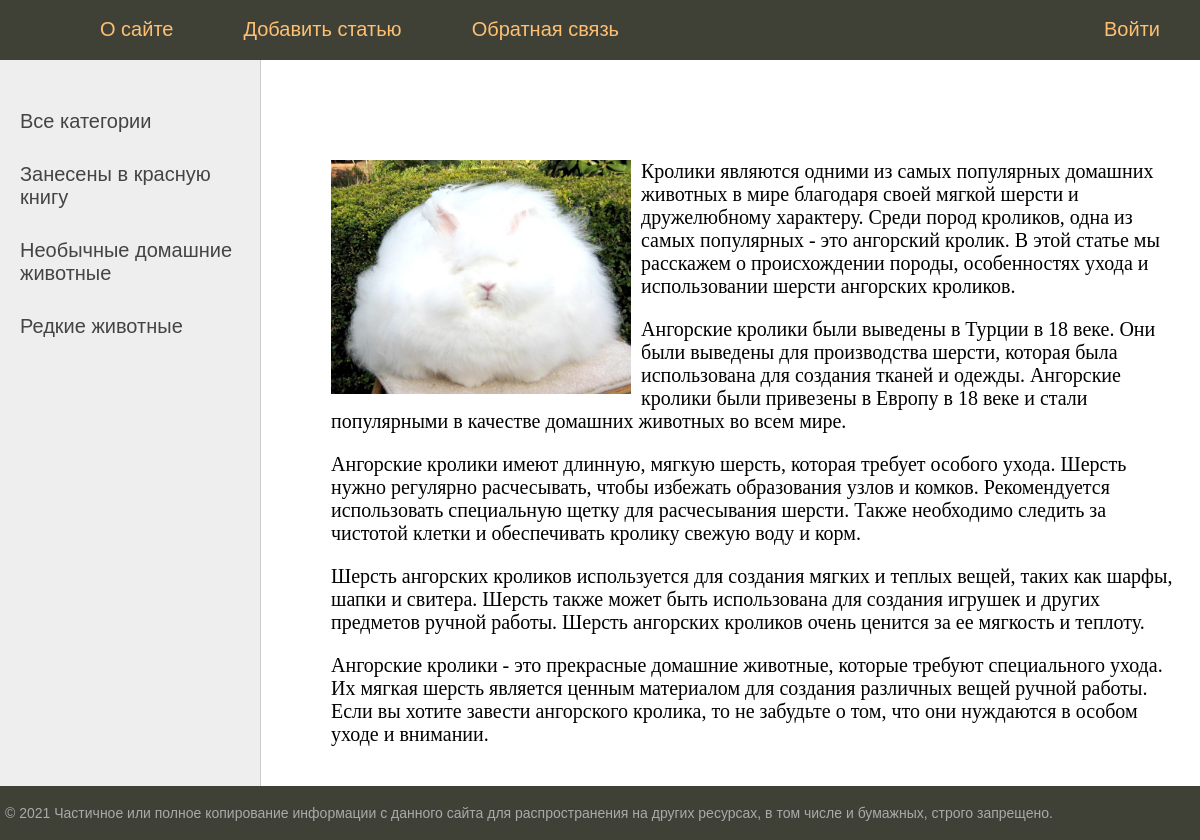
Screenshot of /post/angorskij-krolik/ with the database file from the repository.
### animals/models.py (models this page shows, shortened)
class Category(models.Model):                                                                 # модель Category, которая представляет категории животных
    name = models.CharField(max_length=100, db_index=True, verbose_name="Категория")
    slug = models.SlugField(max_length=255, unique=True, db_index=True, verbose_name="URL")   # slug - уникальная ссылка на страницу категорий
    def get_absolute_url(self):
        return reverse("category", kwargs={"cat_slug": self.slug})
    class Meta:
        verbose_name = 'Категория'
        verbose_name_plural = 'Категории'
        ordering = ['id']

class Animals(models.Model):
    title = models.CharField(max_length=100, verbose_name='Заголовок')
    slug = models.SlugField(max_length=255, unique=True, db_index=True, verbose_name="URL")     # slug - уникальная ссылка на страницу поста
    content = models.TextField(blank=True, verbose_name='Описание')
    photo = models.ImageField(upload_to="photos/%Y/%m/%d/", verbose_name="Фото")
    time_create = models.DateTimeField(auto_now_add=True, verbose_name="Время добавления")
    time_update = models.DateTimeField(auto_now=True, verbose_name="Время изменения")
    time_published = models.BooleanField(default=True,verbose_name="Публикация")
    cat = models.ForeignKey("Category", on_delete=models.PROTECT,verbose_name="Категории")      # запрещает удалять категории, на которые есть ссылки из модели
    class Meta:
        verbose_name = "Необычные животные"
        verbose_name_plural = "Необычные животные"                   # delete "s" in name
        ordering = ["time_create", "title"]                          # sorting order

### animals/views.py (the view)
# urls.py: path("post/<slug:post_slug>/", show_post, name="post"),
def show_post(request, post_slug):
    post = get_object_or_404(
        Animals, slug=post_slug
    )  # выбирает пост с ключом pk(получение конкретной записи из бд)
    context = {
        "post": post,
        "menu": menu,
        "title": post.title,
        "cat_selected": post.cat_id,
    }
    return render(request, "animals/post.html", context=context)

### animals/templatetags/animals_tags.py (called while the page is built)
@register.inclusion_tag('animals/list_categories.html')
def show_categories(sort=None, cat_selected=0):
    if not sort:
        cats = Category.objects.all()
    else:
        cats = Category.objects.order_by(sort)
    return {'cats': cats, "cat_selected": cat_selected}

### animals/templates/animals/post.html (shortened to what this page needs)
{% extends 'animals/base.html' %}
{% block content %}
{% if post.photo %}
<p><img class="img-article-left" src="{{post.photo.url}}"></p>
{% endif %}
{{post.content|linebreaks}}
{% endblock %}

### animals/templates/animals/base.html (shortened to what this page needs)
{% load static %}
{% load animals_tags %}
<!DOCTYPE html>
<html lang="ru">
<head>
    <link type="text/css" href="{% static 'animals/css/styles.css' %}" rel="stylesheet" />
</head>
<body>
    <table class="table-page" border=0 cellpadding="0" cellspacing="0">
        <tr>
            <td valign=top>
                {% block mainmenu %}
                <div class="header">
                    <ul id="mainmenu" class="mainmenu">
                        <li class="logo"><a href="{% url 'home' %}">
                                <div class="logo"></div>
                            </a></li>
                        {% for m in menu %}
                        {% if not forloop.last %}
                        <li><a href="{% url m.url_name %}">{{m.title}}</a></li>
                        {% else %}
                        <li class="last"><a href="{% url m.url_name %}">{{m.title}}</a></li>
                        {% endif %}
                        {% endfor %}
                    </ul>
                </div>
                {% endblock mainmenu %}
                <table class="table-content" border=0 cellpadding="0" cellspacing="0">
                    <tr>
                        <td valign="top" class="left-chapters">
                            <ul id="leftchapters">
                                <li {% if cat_selected == 0 %} class="selected"{% endif %}>
                                  {% if cat_selected == 0 %}
                                    Все категории
                                  {% else %}
                                    <a href="{% url 'home' %}">Все категории</a>
                                  {% endif %}
                                </li>
                                {% show_categories 'name' cat_selected %}
                            </ul>
                        </td>
                        <td valign="top" class="content">
                            <div class="content-text">
                                {% block content %}
                                {% endblock %}
                            </div>
                        </td>
                    </tr>
                </table>
            </td>
        </tr>
        <tr>
            <td valign=top>
                <div id="footer">
                    <p>&copy; 2021 Частичное или полное копирование информации с данного сайта для распространения
                        на других ресурсах, в том числе и бумажных, строго запрещено.</p>
                </div>
            </td>
        </tr>
    </table>
</body>
</html>

### animals/templates/animals/list_categories.html
{% for c in cats %}
{% if c.pk == cat_selected.pk %}
<li class="selected">{{c.name}}</li>
{% else %}
<li><a href="{{ c.get_absolute_url }}">{{c.name}}</a></li>
{% endif %}
{% endfor %}

### animals/static/animals/css/styles.css (style rules this page uses)
html, body { font-family: 'Arial'; margin: 0; padding: 0; height: 100%; width: 100%; color: #444; }
a { color: #0059b2; text-decoration: none; }
img { max-width: 600px; height: auto; }
img.img-article-left { max-width: 300px; height: auto; float: left; padding: 0 10px 10px 0; }
.table-page { width: 100%; height: 100%; vertical-align: top; }
.table-page tr { height: 100%; }
.header { background: #3F4137; height: 60px; }
.logo { background: url('../images/logo.png') no-repeat 10px 5px; width: 70px; height: 60px; }
ul.mainmenu { list-style: none; margin: 0; padding: 0; height: 60px; color: #fdc073; font-size: 20px; overflow: hidden; }
ul.mainmenu li { float: left; margin: 18px 40px 0 30px; }
ul.mainmenu li.logo { margin: 0; }
ul.mainmenu li.last { float: right; }
ul.mainmenu li a { color: #fdc073; text-decoration: none; }
.table-content { width: 100%; min-height: 100%; height: 100%; }
.left-chapters { margin: 0; background: #eee; border-right: 1px solid #ccc; min-height: 100%; }
.left-chapters ul { width: 230px; min-height: 100%; margin: 0; padding: 20px 10px 10px 20px; list-style: none; font-size: 20px; }
.left-chapters ul li { margin: 30px 0 0 0; color: #999; }
.left-chapters ul li a { color: #444; text-decoration: none; }
.content { padding: 40px 20px 20px 40px; width: 100%; box-sizing: border-box; }
.content-text { margin: 60px 0 0 30px; color: #000; font-size: 20px; font-family: Yandex Sans Display Light; }
#footer { box-sizing: border-box; background: #3F4137; padding: 5px; color: #aaa; font-size: 14px; font-family: Verdana, Geneva, Arial, Helvetica; text-align: left; overflow: hidden; }

### rows the page displays
Category: name "Занесены в красную книгу"
Category: name "Необычные домашние животные"
Category: name "Редкие животные"
Animals: photo (picture), content "Кролики являются одними из самых популярных домашних животных в мире благодаря своей мягкой шерсти и дружелюбному характеру. Среди пород кроликов, одна из самых популярных - это ангорский кролик. В этой статье мы расскажем о происхождении породы, особенностях ухода и использовании шерсти ангорских кроликов. Ангорские кролики были выведены в Турции в 18 веке. Они были выведены для производства шерсти, которая была использована для создания тканей и одежды. Ангорские кролики были привезены в Европу в 18 веке и стали популярными в качестве домашних животных во всем мире. Ангорские кролики имеют длинную, мягкую шерсть, которая требует особого ухода. Шерсть нужно регулярно расчесывать, чтобы…"

### other values shown
{{ m.title }} "О сайте" "Добавить статью" "Обратная связь"
{{ m.title }} "Войти"
